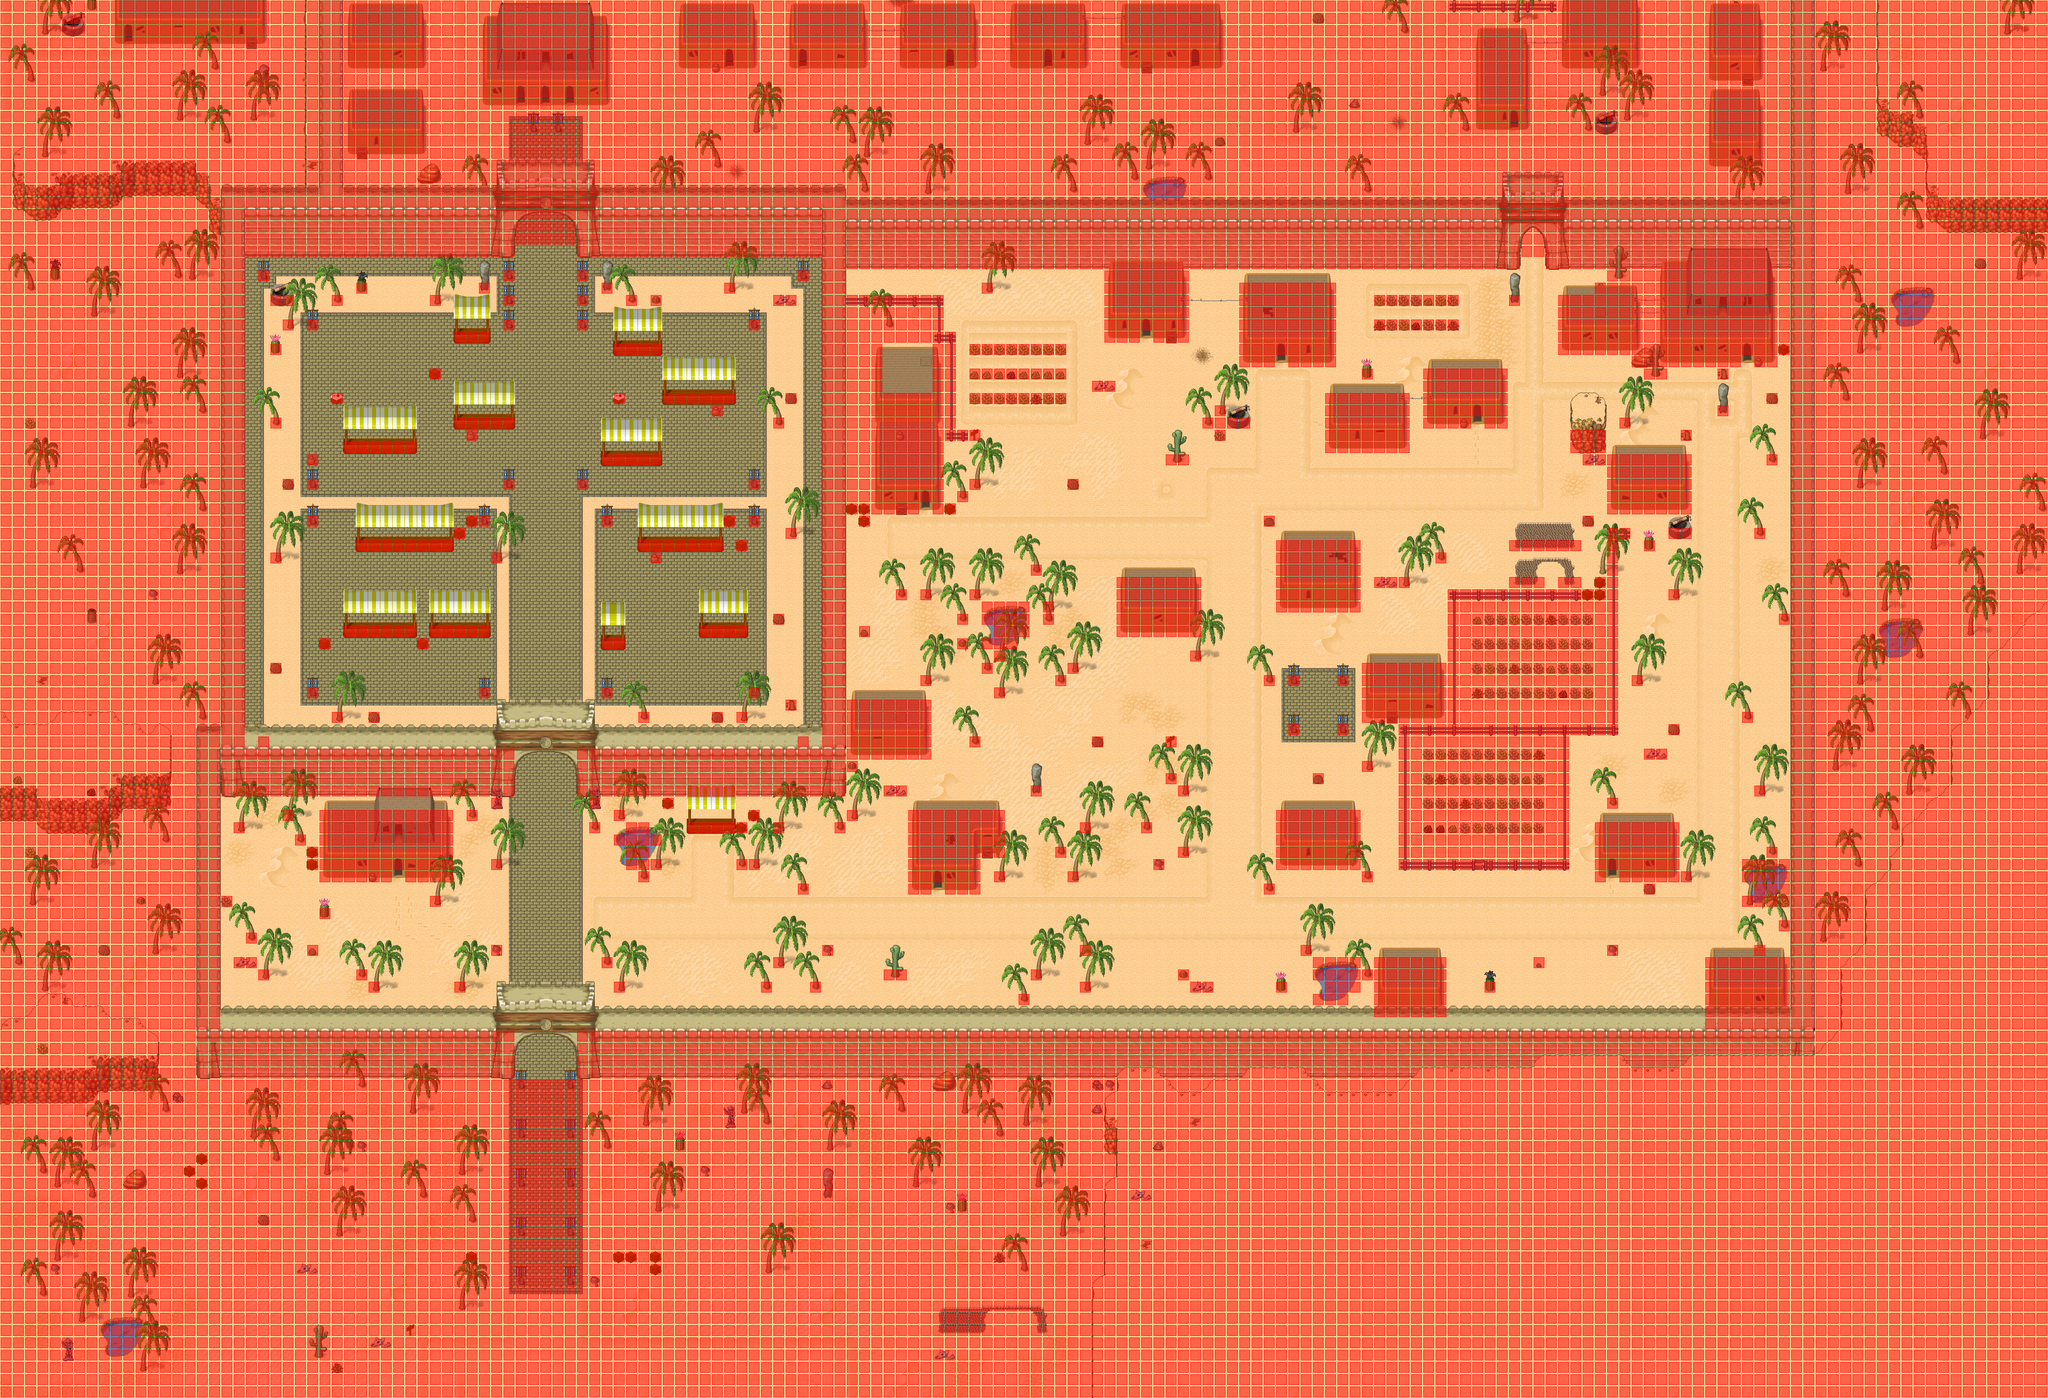

A 2D game scene composited from a Tiled map and its tileset images. What follows is a short description and the map's XML, with each tile layer's data collapsed to a summary:
An orthogonal 167x114 tile map with 32x32 px tiles, 4 tile layers (Ground, Fringe, Over, Collision), 9 tilesets and 26 objects (20x spawn, 5x warp, script).

<map version="1.0" orientation="orthogonal" width="167" height="114" tilewidth="32" tileheight="32">
 <properties>
  <property name="minimap" value="graphics/minimaps/001-1.png" />
  <property name="music" value="Faith.ogg" />
  <property name="name" value="South Tulimshar" />
 </properties>
 <tileset firstgid="1" name="Desert1" tilewidth="32" tileheight="32">
  <image source="../graphics/tiles/desert1.png" width="512" height="512" />
 </tileset>
 <tileset firstgid="257" name="Desert2" tilewidth="32" tileheight="32">
  <image source="../graphics/tiles/desert2.png" width="512" height="512" />
 </tileset>
 <tileset firstgid="513" name="Desert x2" tilewidth="32" tileheight="64">
  <image source="../graphics/tiles/desert_x2.png" width="512" height="64" />
 </tileset>
 <tileset firstgid="529" name="Desert x3" tilewidth="32" tileheight="96">
  <image source="../graphics/tiles/desert_x3.png" width="512" height="96" />
 </tileset>
 <tileset firstgid="545" name="Desert x5" tilewidth="32" tileheight="160">
  <image source="../graphics/tiles/desert_x5.png" width="192" height="160" />
 </tileset>
 <tileset firstgid="551" name="Tulimshar1" tilewidth="32" tileheight="32">
  <image source="../graphics/tiles/tulimshar1.png" width="512" height="512" />
 </tileset>
 <tileset firstgid="807" name="Trans woodland desert" tilewidth="32" tileheight="32">
  <image source="../graphics/tiles/trans_woodland-desert.png" width="512" height="256" />
 </tileset>
 <tileset firstgid="935" name="Tic-Tac-Toe" tilewidth="32" tileheight="32">
  <image source="../graphics/tiles/tictactoe.png" width="128" height="96" />
 </tileset>
 <tileset firstgid="947" name="Collision" tilewidth="32" tileheight="32">
  <image source="../graphics/tiles/collision.png" width="64" height="32" />
 </tileset>
 <layer name="Ground" width="167" height="114">
  <data>[19038 cells, 19038 non-empty, 186 distinct tile ids]</data>
 </layer>
 <layer name="Fringe" width="167" height="114">
  <data>[19038 cells, 2003 non-empty, 143 distinct tile ids]</data>
 </layer>
 <layer name="Over" width="167" height="114">
  <data>[19038 cells, 1327 non-empty, 114 distinct tile ids]</data>
 </layer>
 <layer name="Collision" width="167" height="114">
  <data>[19038 cells, 12965 non-empty, 1 distinct tile ids]</data>
 </layer>
 <objectgroup name="Objects" width="0" height="0">
  <object name="Bazaar NPCs" type="script" x="1424" y="1264">
   <properties>
    <property name="filename" value="scripts/001-1_Tulimshar/bazaar.lua" />
   </properties>
  </object>
  <object name="To Sandstorm Desert" type="warp" x="1344" y="2784" width="160" height="32">
   <properties>
    <property name="dest_map" value="002-1" />
    <property name="dest_x" value="1856" />
    <property name="dest_y" value="448" />
   </properties>
  </object>
  <object name="To North Tulimshar" type="warp" x="1344" y="640" width="160" height="32">
   <properties>
    <property name="dest_map" value="021-1" />
    <property name="dest_x" value="1760" />
    <property name="dest_y" value="4640" />
   </properties>
  </object>
  <object name="To North Tulimshar" type="warp" x="3968" y="672" width="64" height="32">
   <properties>
    <property name="dest_map" value="021-1" />
    <property name="dest_x" value="4352" />
    <property name="dest_y" value="4672" />
   </properties>
  </object>
  <object name="To Tulimshar Indoor" type="warp" x="1024" y="2272" width="32" height="32">
   <properties>
    <property name="dest_map" value="001-2" />
    <property name="dest_x" value="800" />
    <property name="dest_y" value="1088" />
   </properties>
  </object>
  <object name="To Tulimshar Indoor" type="warp" x="2400" y="1312" width="32" height="32">
   <properties>
    <property name="dest_map" value="001-2" />
    <property name="dest_x" value="2272" />
    <property name="dest_y" value="2304" />
   </properties>
  </object>
  <object name="Scorpion" type="spawn" x="1408" y="2752" width="96" height="64">
   <properties>
    <property name="eA_death" value="30000" />
    <property name="ea_spawn" value="30000" />
    <property name="max_beings" value="1" />
    <property name="monster_id" value="1" />
   </properties>
  </object>
  <object name="Scorpion" type="spawn" x="1344" y="2720" width="96" height="64">
   <properties>
    <property name="eA_death" value="30000" />
    <property name="ea_spawn" value="60000" />
    <property name="max_beings" value="1" />
    <property name="monster_id" value="1" />
   </properties>
  </object>
  <object name="Scorpion" type="spawn" x="1440" y="2784" width="64" height="32">
   <properties>
    <property name="eA_death" value="30000" />
    <property name="ea_spawn" value="90000" />
    <property name="max_beings" value="1" />
    <property name="monster_id" value="1" />
   </properties>
  </object>
  <object name="Scorpion" type="spawn" x="1440" y="2720" width="64" height="64">
   <properties>
    <property name="eA_death" value="30000" />
    <property name="ea_spawn" value="180000" />
    <property name="max_beings" value="1" />
    <property name="monster_id" value="1" />
   </properties>
  </object>
  <object name="Scorpion" type="spawn" x="1344" y="2752" width="64" height="64">
   <properties>
    <property name="eA_death" value="30000" />
    <property name="ea_spawn" value="270000" />
    <property name="max_beings" value="1" />
    <property name="monster_id" value="1" />
   </properties>
  </object>
  <object name="Scorpion" type="spawn" x="1344" y="2784" width="96" height="32">
   <properties>
    <property name="eA_death" value="30000" />
    <property name="ea_spawn" value="360000" />
    <property name="max_beings" value="1" />
    <property name="monster_id" value="1" />
   </properties>
  </object>
  <object name="Maggot" type="spawn" x="2496" y="704" width="384" height="416">
   <properties>
    <property name="eA_death" value="30000" />
    <property name="eA_spawn" value="100000" />
    <property name="max_beings" value="5" />
    <property name="monster_id" value="0" />
   </properties>
  </object>
  <object name="Maggot" type="spawn" x="3488" y="704" width="448" height="320">
   <properties>
    <property name="eA_death" value="30000" />
    <property name="eA_spawn" value="100000" />
    <property name="max_beings" value="3" />
    <property name="monster_id" value="0" />
   </properties>
  </object>
  <object name="Maggot" type="spawn" x="3744" y="1504" width="512" height="448">
   <properties>
    <property name="eA_death" value="30000" />
    <property name="eA_spawn" value="100000" />
    <property name="max_beings" value="10" />
    <property name="monster_id" value="0" />
   </properties>
  </object>
  <object name="Maggot" type="spawn" x="3616" y="1856" width="512" height="448">
   <properties>
    <property name="eA_death" value="30000" />
    <property name="eA_spawn" value="100000" />
    <property name="max_beings" value="11" />
    <property name="monster_id" value="0" />
   </properties>
  </object>
  <object name="Maggot" type="spawn" x="1280" y="672" width="864" height="160">
   <properties>
    <property name="eA_death" value="30000" />
    <property name="eA_spawn" value="100000" />
    <property name="max_beings" value="2" />
    <property name="monster_id" value="0" />
   </properties>
  </object>
  <object name="Maggot" type="spawn" x="2048" y="1984" width="320" height="352">
   <properties>
    <property name="eA_death" value="30000" />
    <property name="eA_spawn" value="100000" />
    <property name="max_beings" value="2" />
    <property name="monster_id" value="0" />
   </properties>
  </object>
  </objectgroup>
</map>
<!-- 8 of 26 objects omitted -->
